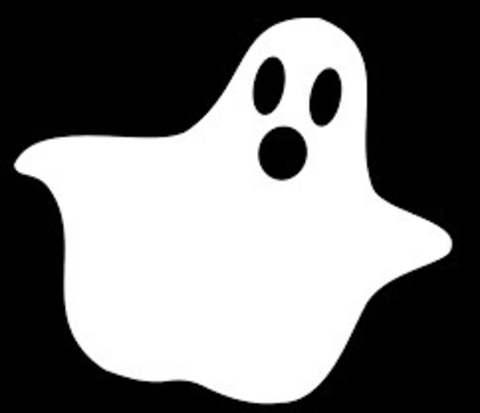
%> input picture ghost2.png, 480 x 413 px
$ octave main_sim.m   (GNU Octave 9; MATLAB toolbox functions it lacks are replaced by stand-ins)
%> lines starting %> are read from the running program, lines starting %| are printed output that depends on the picture; in (x1, y1, x2, y2) boxes, pixels count from 0 and x2, y2 are one past the last pixel; in counts of white or black regions, pixels touching at a corner belong together; the program's own positions count from 1
### FK_World.m
function Ts= FK_World(M,SArray,thetaArray)
%> called with thetaArray = [0 0]
    %Calculate the Foweard Kinematics of the robot using the product of
    %exponentials method. This function is taken from the last question of
    %the previous homework.
    ES= 1;
    I= [1,0,0;0,1,0;0,0,1];
    for i=1:length(thetaArray)
        S=SArray(:,i);
        theta=thetaArray(i);
        Sw= [S(1), S(2), S(3)];
        Sv = [S(4); S(5); S(6)];
        w=[    0, -Sw(3), Sw(2);
             Sw(3), 0,  -Sw(1);
            -Sw(2), Sw(1), 0;];

        R= I + (sin(theta)*w) + ((1-cos(theta))*(w*w));
        V= (I*theta+(1-cos(theta))*w+((theta-sin(theta))*(w*w)))*Sv;
        Ei=[[R;0,0,0],[V;1]];
        ES=ES*Ei;
    end
    Ts=ES*M;
end

### ImageProcessing.m
function pathOfPoints = ImageProcessing(FileName)
%> called with FileName = 'ghost2.png'
    I = imread(FileName);
%> I is the input picture: size 413x480 uint8; min 0, max 255, mean 116.4
    BW = imbinarize(I);
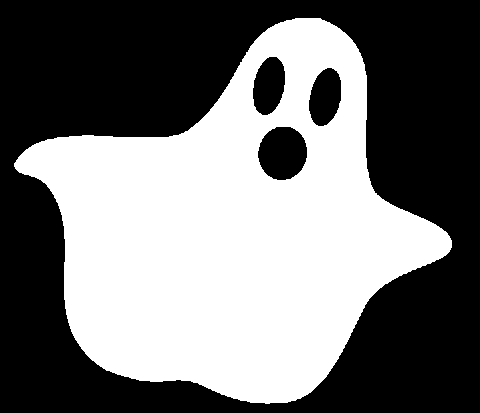
%> BW: size 413x480 logical; 45.7% white; 1 white region, box (x1, y1, x2, y2) and area: (14, 18, 452, 404) 90536
    [B, I]= bwboundaries(BW);
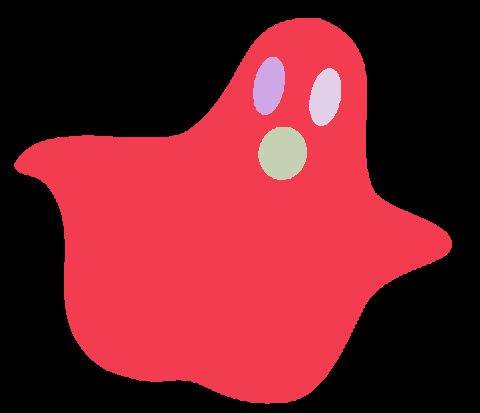
%> I: size 413x480 double; 5 distinct labels, from 0 to 4; one colour per label, 0 black
%> B = 4 boundaries; box (x1, y1, x2, y2) and points: (14, 18, 452, 404) 1216, (258, 127, 307, 180) 144, (253, 57, 285, 115) 131, (309, 68, 341, 126) 131
    B = B(1)
%> B = 1 item
    L = imrotate(I, 180);
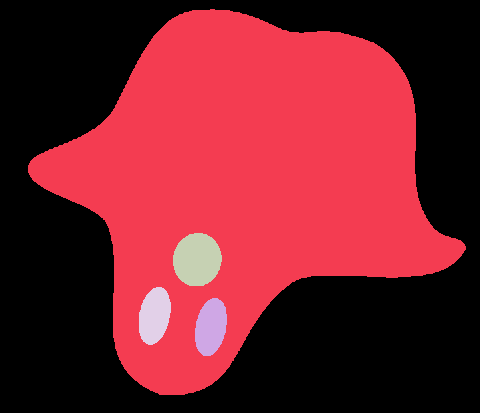
%> L: size 413x480 double; 5 distinct labels, from 0 to 4; one colour per label, 0 black
    visboundaries(L, 'Color','b');
    %assignin('base','B',B)
    MaxVal = max([B{:,:}]);
%> MaxVal = [404 452]
    max_X = MaxVal(2);
%> max_X = 452
    max_Y = MaxVal(1);
%> max_Y = 404
    grid on
    title("Binarized Ghost Boundary")
    pathOfPoints = [B, max_X, max_Y];
%> pathOfPoints = 3 items
end

### point2world.m

function worldPoints = point2world(pathOfPoints, max_X, max_Y)
    T = [0, 0, -1, 0;
         0, 1, 0, 0;
         -1, 0, 0, max_Y;
         0, 0, 0, 1];
     worldPoints=[];
     scaleValueX = 12/(max_X);
     scaleValueY = 12/(max_Y);
     zVal = 8;
     pointDimension = size(pathOfPoints);
     for i = 1:pointDimension(1)
         point = pathOfPoints(i, :);
         p = [point(1); point(2); 0; 1];
         rotatePoint = T * p;
         x = zVal;
         y =(rotatePoint(2)*scaleValueX) - 8;
         z = rotatePoint(3)*scaleValueY;
         worldPoints = [worldPoints,[x*25.4;y*25.4;z*25.4]];
     end

     figure;
     plot3(worldPoints(1,:),worldPoints(2,:),worldPoints(3,:));
     grid on
     title("Planned Trajectory for Ghost")
     xlabel("x axis")
     ylabel("y axis")
     zlabel("z axis")
end

### main_sim.m
clear
clear java
clear classes;

M = [1, 0, 0,   175;
     0, 1, 0,  0;
     0, 0, 1, -34.28;
     0, 0, 0,  1];

%Set Screws for joints
S1=[0;0;1;0;0;0];
S2=[0;1;0;-135;0;0];
S3=[0;1;0;0;0;-175];

sArray = [S1, S2, S3];
thetaArray = [0, 0];

fkTransformation = FK_World(M, sArray, thetaArray);

cellPoints = ImageProcessing('ghost2.png');
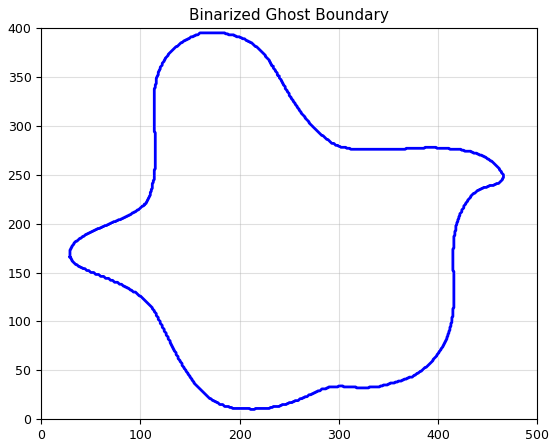
%> figure redrawn from the program's plot data
%> cellPoints = 3 items
pixlePoints = cell2mat(cellPoints(1));
%> pixlePoints = 1216 rows, first 12: [164 15; 163 16; 162 17; 161 17; 160 18; 159 19; 158 19; 157 20; 156 21; 155 22; 154 23; 153 24]
max_X = cell2mat(cellPoints(2));
%> max_X = 452
max_Y = cell2mat(cellPoints(3));
%> max_Y = 404
worldPoints = point2world(pixlePoints, max_X, max_Y);
%> in point2world, `T = [0, 0, -1, 0; 0, 1, 0, 0; -1, 0, 0, max_Y; 0, 0, 0, 1];`: T = [0 0 -1 0; 0 1 0 0; -1 0 0 404; 0 0 0 1]
%> in point2world, `scaleValueX = 12/(max_X);`: scaleValueX = 0.0265
%> in point2world, `scaleValueY = 12/(max_Y);`: scaleValueY = 0.0297
%> in point2world, `pointDimension = size(pathOfPoints);`: pointDimension = [1216 2]
%> the loop in point2world, `for i = 1:pointDimension(1)` made 1216 passes
%> (p, rotatePoint, y, z) on passes 4 to 6: ([161; 17; 0; 1], [0; 17; 243; 1], -7.55, 7.22), ([160; 18; 0; 1], [0; 18; 244; 1], -7.52, 7.25), ([159; 19; 0; 1], [0; 19; 245; 1], -7.5, 7.28)
%> after the loop in point2world, `for i = 1:pointDimension(1)`: worldPoints = 1216 columns, first 8: [203.2 203.2 203.2 203.2 203.2 203.2 203.2 203.2; -193.1 -192.4 -191.7 -191.7 -191.1 -190.4 -190.4 -189.7; 181.1 181.8 182.6 183.3 184.1 184.8 185.6 186.4]
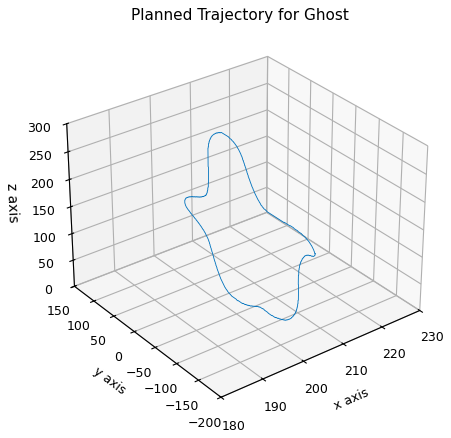
%> figure redrawn from the program's plot data

jointAngles = [];

%> (the run ends here)
